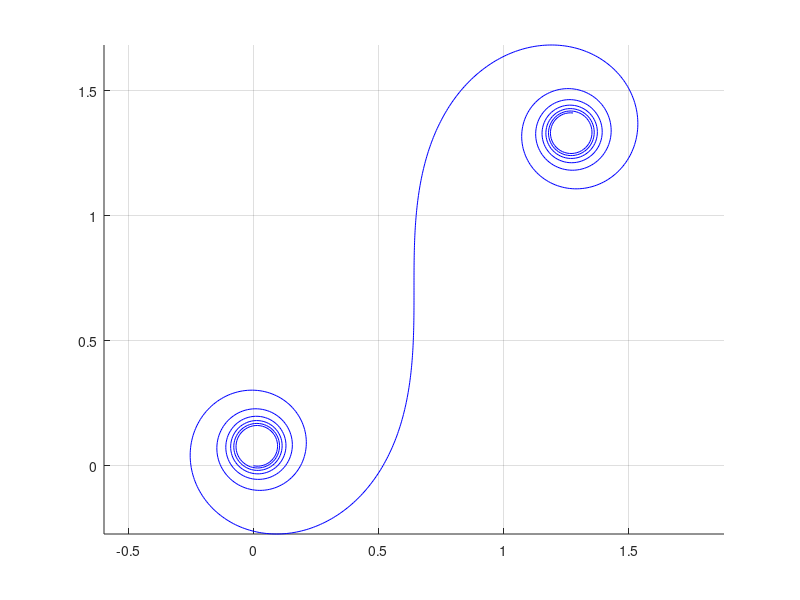

Write MATLAB code to recreate this figure.
dt = 0.01 ;
t=(-2*pi):dt:(2*pi) ;
x = cumtrapz(sin(t.^2)) * dt ;
y = cumtrapz(cos(t.^2)) * dt ;

figure
hold on
axis equal
grid on
plot(x,y,'b-') ;
